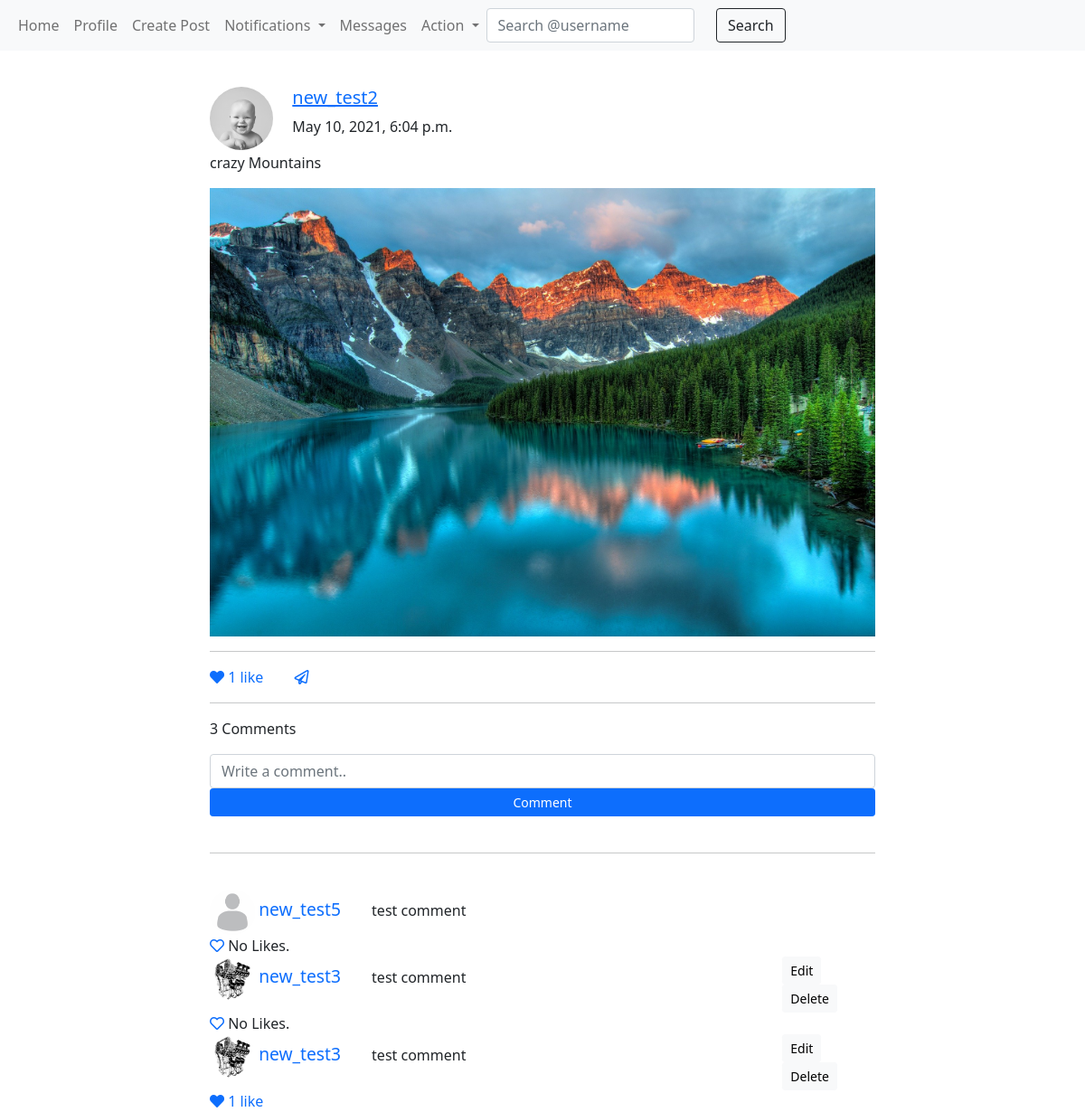
The page /post/6/ (signed in) on the database as committed earlier.
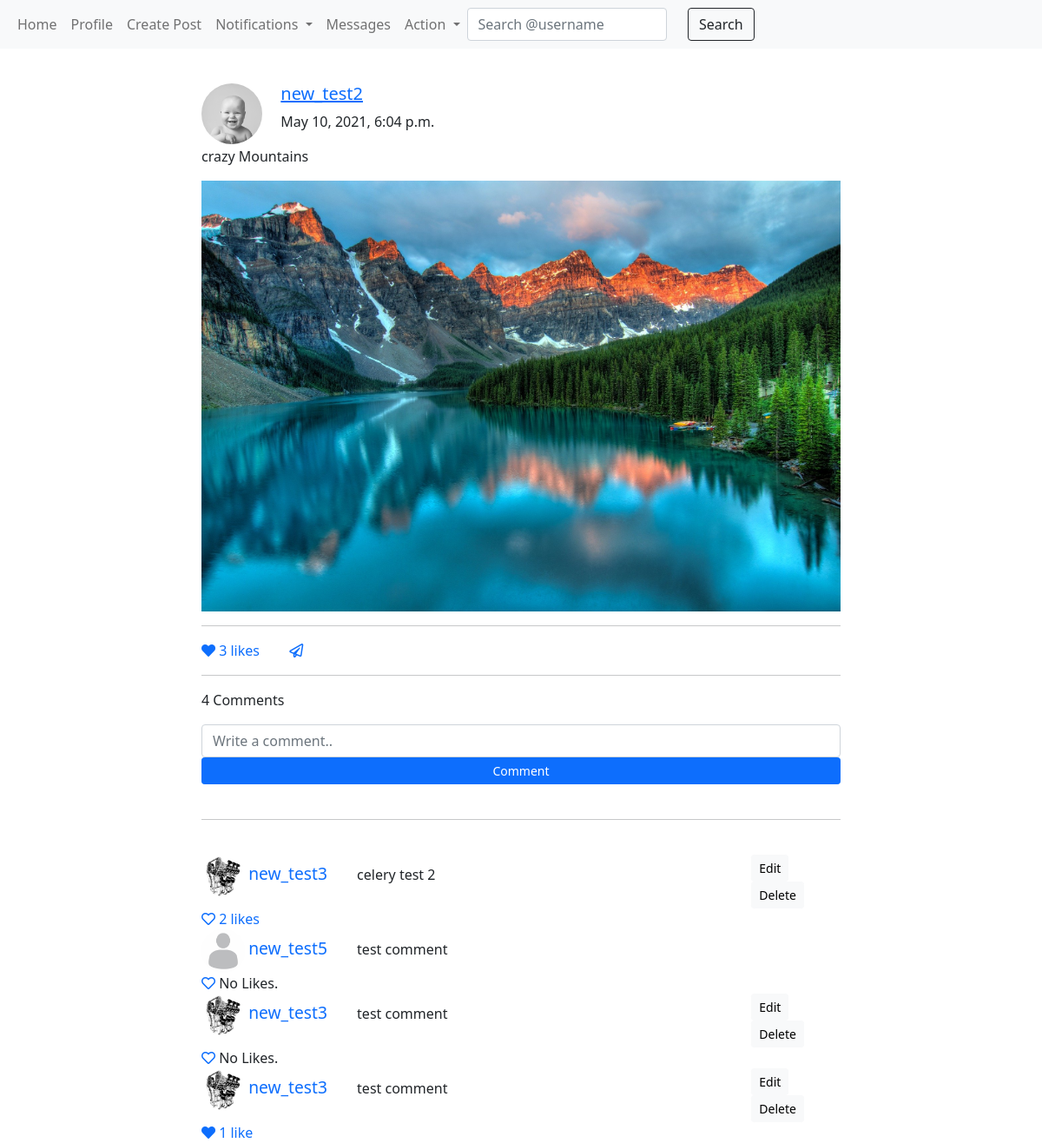
The same page on the database as committed later.
### Posts/models.py (models this page shows, shortened)
class Post(models.Model):
    author = models.ForeignKey(User, on_delete=models.CASCADE, related_name='posts')
    image = models.ImageField(upload_to='post_images')
    caption = models.CharField(max_length=2000, verbose_name='Write a Captioin', blank=True)
    post_date = models.DateTimeField(auto_now_add=True)
    update_date = models.DateTimeField(auto_now=True)
    class Meta:
        ordering = ('-post_date',)

class Comment(models.Model):
    comment = models.TextField(verbose_name='Write a comment..', max_length=1000, default='')
    commentor = models.ForeignKey(User, on_delete=models.CASCADE, related_name='comments')
    post = models.ForeignKey(Post, on_delete=models.CASCADE, related_name='comments')
    comment_date = models.DateTimeField(auto_now_add=True)
    update_date = models.DateTimeField(auto_now=True)
    class Meta:
        ordering = ('-comment_date',)

### Login/models.py (models this page shows, shortened)
class UserProfile(models.Model):
    user = models.OneToOneField(User, on_delete=CASCADE, related_name='profile')
    set_pro_pic = models.ImageField(upload_to='profile_pics', blank=True, default='')
    pro_pic = models.CharField(max_length=400)
    countries = (
        ('Afghanistan', 'Afghanistan'),
        ('Bangladesh', 'Bangladesh'),
        ('Egypt', 'Egypt'),
        ('Pakistan', 'Pakistan'),
        ('Turkey', 'Turkey'),
        ('UAE', 'UAE'),
        ('UK', 'UK'),
        ('USA', 'USA'),
        ('Zimbabwe', 'Zimbabwe'),
    )
    country = models.TextField(choices=countries, blank=True, default='')
    dob = models.DateField(blank=True, null=True, verbose_name='Date of Birth')
    phone_number = PhoneNumberField(blank=True)
    facebook_profile = models.URLField(verbose_name='Your Facebook Profile Link', blank=True)
    insta_profile = models.URLField(verbose_name='Your Instagram Profile Link', blank=True)
    bio = models.TextField(verbose_name='Write a short bio..', blank=True, max_length=400)

### Posts/views.py (the view)
# urls.py: path('post/<pk>/', ViewPost.as_view(), name='single_post'),
class ViewPost(DetailView):
    model = Post
    context_object_name = 'post'
    template_name = 'Posts/single-post.html'
    def comments_liked(self):
        return CommentLike.objects.filter(liker=self.request.user).values_list('comment', flat=True)
    def get_context_data(self, **kwargs):
        context = super().get_context_data(**kwargs)
        context['comments_liked'] = self.comments_liked()
        return context

### Posts/templatetags/custom_filter.py (called while the page is built)
@register.filter
def post_liker(post):
    likers = list(PostLike.objects.filter(post=post).values_list('liker', flat=True))
    return likers

@register.filter
def unread_count(notifications):
    unread = notifications.filter(unread=True).count()
    return unread

@register.filter
def alert(inbox_alert):
    if inbox_alert.filter(alert=True):
        return True
    return False

### Profile/models.py (called while the page is built)
    def __str__(self):
        return f'{self.notifier} {self.notification}.'

### templates/Posts/single-post.html (shortened to what this page needs)
{% extends 'base.html' %}
{% load custom_filter %}
{% block body %}
    <div class="row">
        <div class="offset-sm-2 col-sm-8">
            <div class="row">
                <div class="col-sm-1">
                    <img class="rounded-circle" src="/media/{{post.author.profile.pro_pic}}" alt="" width="70px" height="70px">
                </div>
                <div class="col-sm-10" style="padding-left: 40px;">
                    <h5 style="display: inline-block;"><a href="{% url 'profile:user_profile' pk=post.author.pk %}">{{post.author.username}}</a></h5>
                    <p>{{post.post_date}}</p>
                </div>
                <div class="col-sm-1">
                </div>
            </div>
            <p>{{post.caption}}</p>
            <img src="/media/{{post.image}}" alt="" width="100%">
            <hr>
            {% if user.is_authenticated %}
            {% if user.pk in post|post_liker %}
            <a href="{% url 'post:post_unlike' pk=post.pk %}"><i class="fas fa-heart"></i></a>
            {% else %}
            <a href="{% url 'post:post_like' pk=post.pk %}"><i class="far fa-heart"></i></a>
            {% endif %}
            {% endif %}
            {% if post.likes.count == 1 %}
            <span><a style="text-decoration: none;" href="{% url 'profile:post_likers' pk=post.pk %}">{{ post.likes.count }} like</a></span>
            {% elif post.likes.count > 1 %}
            <span><a style="text-decoration: none;" href="{% url 'profile:post_likers' pk=post.pk %}">{{ post.likes.count }} likes</a></span>
            {% else %}
            <span>No Likes.</span>
            {% endif %}
            {% if user.is_authenticated %}
            <a style="margin-left: 30px;" href="{% url 'post:share_list' pk=post.pk %}"><i class="far fa-paper-plane"></i></a>
            {% endif %}
            <hr>
            {% if post.comments.count > 0 %}
            <p>{{post.comments.count}} Comments</p>
            {% else %}
            <p>No Comments</p>
            {% endif %}
            {% if user.is_authenticated %}
            <form method="POST" action="{% url 'post:comment' pk=post.pk %}">
                <input type="text" class="form-control" placeholder="Write a comment.." name="comment">
                <button style="width: 100%;" type="submit" class="btn btn-primary btn-sm">Comment</button>
            </form>
            {% endif %}
            <br>
            <hr>
            <br>
            {% for comment in post.comments.all %}
            <div class="row">
                <div class="col-sm-10">
                    <img class="rounded-circle" src="/media/{{comment.commentor.profile.pro_pic}}" alt="" width="50px" height="50px">
                    <a style="text-decoration: none;" href="{% url 'profile:user_profile' pk=comment.commentor.pk %}"><span style="font-size: larger; font-weight: 500; margin-right: 30px;">{{comment.commentor}}</span></a>
                    <span>{{comment.comment}}</span>
                </div>
                <div class="col-sm-2">
                    {% if user == comment.commentor %}
                    <a href="{% url 'post:edit_comment' pk=comment.pk %}" class="btn btn-light btn-sm">Edit</a>
                    <a href="{% url 'post:delete_comment' pk=comment.pk %}" class="btn btn-light btn-sm">Delete</a>
                    {% elif user == post.author %}
                    <a href="{% url 'post:delete_comment' pk=comment.pk %}" class="btn btn-light btn-sm">Delete</a>
                    {% endif %}
                </div>
            </div>
            {% if user.is_authenticated %}
            {% if comment.pk in comments_liked %}
            <a href="{% url 'post:comment_unlike' pk=comment.pk %}"><i class="fas fa-heart"></i></a>
            {% else %}
            <a href="{% url 'post:comment_like' pk=comment.pk %}"><i class="far fa-heart"></i></a>
            {% endif %}
            {% endif %}
            {% if comment.likes.count == 1 %}
            <span><a style="text-decoration: none;" href="{% url 'profile:comment_likers' pk=comment.pk %}">{{ comment.likes.count }} like</a></span>
            {% elif comment.likes.count > 1 %}
            <span><a style="text-decoration: none;" href="{% url 'profile:comment_likers' pk=comment.pk %}">{{ comment.likes.count }} likes</a></span>
            {% else %}
            <span>No Likes.</span>
            {% endif %}
            {% endfor %}
        </div>
    </div>
{% endblock %}

### templates/base.html (shortened to what this page needs)
{% load custom_filter %}
<!DOCTYPE html>
<html lang="en">
<head>
    <link href="https://cdn.jsdelivr.net/npm/bootstrap@5.0.0-beta3/dist/css/bootstrap.min.css" rel="stylesheet">
    <link rel="stylesheet" href="https://cdnjs.cloudflare.com/ajax/libs/font-awesome/5.15.3/css/all.min.css" />
</head>
<body>
    <nav class="navbar navbar-expand-lg navbar-light bg-light">
        <div class="container-fluid">
            <div class="collapse navbar-collapse" id="navbarNavDropdown">
                <ul class="navbar-nav">
                    <li class="nav-item">
                        <a class="nav-link" aria-current="page" href="{% url 'post:feed' %}">Home</a>
                    </li>
                    <li class="nav-item">
                        <a class="nav-link" aria-current="page" href="{% url 'profile:profile' %}">Profile</a>
                    </li>
                    <li class="nav-item">
                        <a class="nav-link" aria-current="page" href="{% url 'post:create_post' %}">Create Post</a>
                    </li>
                    {% if user.is_authenticated %}
                    <li class="nav-item dropdown">
                        <a class="nav-link dropdown-toggle" href="#" id="navbarDropdownMenuLink" role="button" data-bs-toggle="dropdown" aria-expanded="false">
                            Notifications
                        </a>
                    </li>
                    <li class="nav-item">
                        <a class="nav-link" aria-current="page" href="{% url 'messages:deport' %}">
                            Messages
                        </a>
                    </li>
                    <li class="nav-item dropdown">
                        <a class="nav-link dropdown-toggle" href="#" id="navbarDropdownMenuLink-2" role="button" data-bs-toggle="dropdown" aria-expanded="false">
                            Action
                        </a>
                    </li>
                    {% else %}
                    <li class="nav-item">
                        <a class="nav-link" href="{% url 'account:login' %}">LogIn</a>
                    </li>
                    {% endif %}
                </ul>
                <form class="form-inline" action="{% url 'post:feed' %}" method="GET">
                    <div class="row">
                        <div class="col-sm-8">
                            <input class="form-control" type="search" name="search" placeholder="Search @username" aria-label="Search">
                        </div>
                        <div class="col-sm-4">
                            <button class="btn btn-outline-dark" type="submit">Search</button>
                        </div>
                    </div>
                </form>
            </div>
        </div>
    </nav>
    <div class="container" style="margin-top: 40px;">
        {% block body %}
        {% endblock %}
    </div>
</body>
</html>

Rows that differ between the two databases and show on the page:
computed for Post "crazy Mountains": comments.count "3" → "4"; likes.count "1" → "3"
added Comment: commentor.profile.pro_pic (picture), commentor "new_test3", comment "celery test 2", shows "Edit", likes.count "2"
Other text that changed with them:
text no longer shown: "like"
text now shown: "likes"
